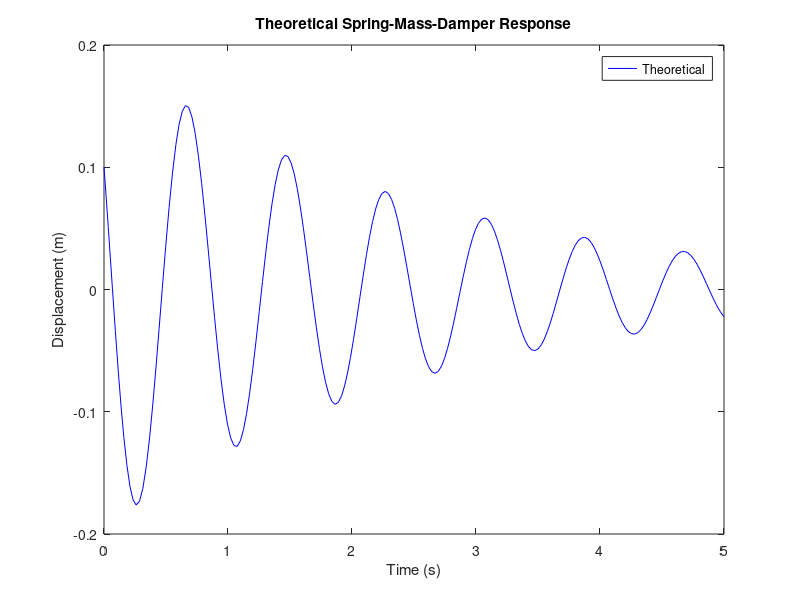

MATLAB code for this plot: (Note: this script raises an error after producing the figure.)
clc; clear all; close all;
% Define system parameters
% Measured parameters
m = 0.39; % Mass in kg (replace with your measured value)
k = 24; % Spring constant in N/m (replace with your measured value)
zeta = 0.05; % Damping ratio (replace with your calculated value)
A = 0.2; % Initial amplitude of oscillation (in meters)
% Define the phase shift (in radians) - helps shift sine wave phase horizontally
phi = pi/3; % Example: 45-degree phase shift (adjust as needed)
% Define the experimental data file name - put in same folder as this code
filename = 'Waveform_lvm_compatibility_test.lvm'; % Replace with your file name in same folder as code (or full path)
% Calculate damping coefficient
c = 2 * zeta * sqrt(k * m); % Damping coefficient in Ns/m
% Define the spring-mass-damper system
spring_mass_damper = @(t, x) [x(2); (-c/m)*x(2) - (k/m)*x(1)];
% Calculate natural and damped natural frequencies
omega_n = sqrt(k/m); % Natural frequency in rad/s
omega_d = omega_n * sqrt(1 - zeta^2); % Damped natural frequency
% Define the initial conditions with phase shift - enables horizontal shift of data
x0 = [A * cos(phi); -A * omega_d * sin(phi)]; % Initial displacement and velocity
% Time span for simulation
tspan = [0 5]; % Based on 5 second experimental data duration
% Solve the system of equations using ode45
[t, x] = ode45(spring_mass_damper, tspan, x0);
% Plot the theoretical response
figure(1);
plot(t, x(:,1), 'b');
xlabel('Time (s)');
ylabel('Displacement (m)');
title('Theoretical Spring-Mass-Damper Response');
legend('Theoretical');
% Open the file
fileID = fopen(filename, 'r');
% Initialize variables to store data
displacement_exp = [];
% Read through the lvm file line by line
while ~feof(fileID)
line = fgetl(fileID);
% Skip header lines (if any) or lines that don't contain data
if startsWith(line, '#') || isempty(line)
continue;
end
% Read numerical data from each line
data = textscan(line, '%f %f', 'Delimiter', '\t');
% If data is valid, append to arrays
if ~isempty(data{1})
displacement_exp = [displacement_exp; data{2}]; % Second column: displacement
end
end
% Close the file
fclose(fileID);
% Define time vector for 5 second experiment
time_exp = linspace(0,5,length(displacement_exp));
% Plot the experimental data
figure(2);
plot(time_exp, displacement_exp, 'r');
hold on;
plot(t, x(:,1), 'b');
xlabel('Time (s)');
ylabel('Displacement (m)');
title('Experimental Data from .lvm File');
legend('Experimental Displacement');
hold off;
%% MATLAB Code End